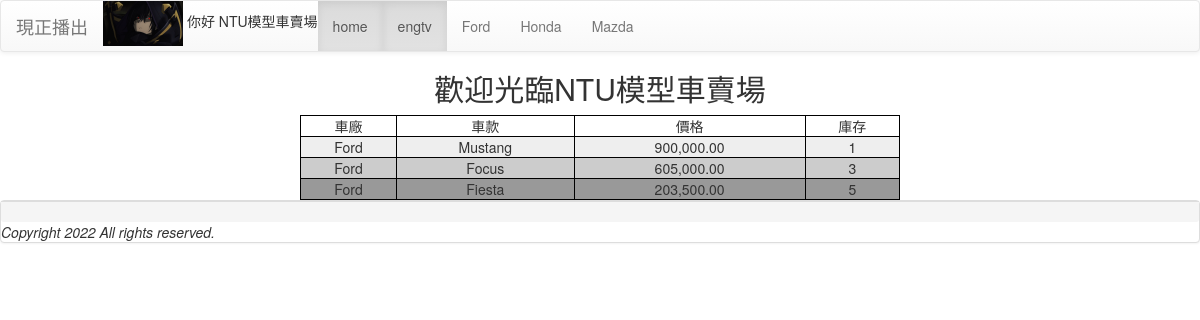
The app's page /carlist/ with its own data.
### mainsite/models.py (models this page shows, shortened)
class Car_list(models.Model):
    maker = (
        ('Ford', 'Ford'),
        ('Honda', 'Honda'),
        ('Mazda', 'Mazda')
    )
    model = [
        ('Ford', (
            ('Fiesta', 'Fiesta'),
            ('Focus', 'Focus'),
            ('Mustang', 'Mustang')
        )
        ),
        ('Honda', (
            ('Fit', 'Fit'),
            ('City', 'City'),
            ('NSX', 'NSX')
        )),
        ('Mazda',
         (
             ('Mazda3', 'Mazda3'),
             ('Mazda5', 'Mazda5'),
             ('Mazda6', 'Mazda6')
         )
         ),
    ]
    car_maker = models.CharField(max_length=20, choices=maker)
    car_model = models.CharField(max_length=20, choices=model)
    car_price = models.IntegerField()
    car_qty = models.IntegerField(default=0)

### mainsite/views.py (the view)
# urls.py: path('carlist/', views.carprice),
def carprice(request, maker=0):
    car_maker = Car_list.objects.values('car_maker').distinct()
    car_list = Car_list.objects.values('car_model', 'car_price', 'car_qty').filter(car_maker=car_maker[maker]['car_maker'])
    maker = maker
    maker_name = car_maker[maker]
    cars = car_list[maker]
    print(car_maker[maker])
    return render(request, 'carprice.html', locals())

### mainsite/templates/carprice.html (shortened to what this page needs)
{% extends "base.html" %}
{% block tvname %} NTU模型車賣場 {% endblock %}
{% block menu %}
<ul class='nav navbar-nav'>
    <li class='active'><a href='/'>home</a></li>
    <li class='active'><a href='/engtv'>engtv</a></li>
    {% for m in car_maker %}
    <li><a href="{% url 'carlist-url' forloop.counter0 %}">{{ m.car_maker }}</a></li>
    {% endfor %}
</ul>
{% endblock %}
{% block content %}
<div class='conatiner'>
<div id='tvcode' align='center'>
    <h2>歡迎光臨NTU模型車賣場</h2>
    {% if cars %}
    <table style="border: 1px solid black;width: 50%;">
        <tr  style="border: 1px solid black;">
            <td style="text-align: center;border: 1px solid black;">車廠</td>
            <td style="text-align: center;border: 1px solid black;">車款</td>
            <td style="text-align: center;border: 1px solid black;">價格</td>
            <td style="text-align: center;border: 1px solid black;">庫存</td>
        </tr>
        {% endif %}
        {% for c in car_list|dictsort:"car_qty" %}
        <tr bgcolor="{% cycle '#eeeeee' '#cccccc' '#999999' %}" style="border: 1px solid black;">
            <td style="text-align: center;border: 1px solid black;">{{ maker_name.car_maker }}</td>
            <td style="text-align: center;border: 1px solid black;">{{ c.car_model }}</td>
            {% load humanize %}
            <td style="text-align: center;border: 1px solid black;">{{ c.car_price | floatformat:2 | intcomma }}</td>
            <td style="text-align: center;border: 1px solid black;">{{ c.car_qty | intcomma }}</td>
        </tr>
        {% empty %}
        <h3>車廠<em>{{maker_name.car_maker}}</em>目前無庫存車</h3>
        {% endfor %}
        {% if cars %}
    </table>
    {% endif %}
</div>
</div>
{% endblock %}

### mainsite/templates/base.html (shortened to what this page needs)
<!DOCTYPE html>
<html>
<head>
    <link rel="stylesheet" href="https://maxcdn.bootstrapcdn.com/bootstrap/3.3.6/css/bootstrap.min.css"
>
    <link rel="stylesheet" href="https://maxcdn.bootstrapcdn.com/bootstrap/3.3.6/css/bootstrap-theme.min.css"
>
</head>
<body>
    <nav class='navbar navbar-default'>
        <div class='container-fluid'>
            <div class='navbar-header'>
                {% load static %}
                <img src="{% static 'images/logo.png' %}" width=80>
                {% if hour > 18 %}
                晚安
                {% elif hour < 10 %}
                早安
                {% else %}
                你好
                {% endif %}
                {% block tvname %}
                {% endblock %}
                <a class='navbar-brand' href='#'>現正播出{{tv.name}}</a>
            </div>
            {% block menu %}
            {% endblock %}
        </div>
    </nav>
    {% block content %}
    {% endblock %}
    <div class='panel panel-default'>
        <div class='panel-footer'><em>{{ now }}</div>
        {% include "footer.html" %}
    </div>
</body>
</html>

### mainsite/templates/footer.html
<em>Copyright 2022 All rights reserved.</em>

### records on screen
Car_list: car_maker "Ford", car_model "Mustang", car_price "900,000.00", car_qty "1"
Car_list: car_maker "Ford", car_model "Focus", car_price "605,000.00", car_qty "3"
Car_list: car_maker "Ford", car_model "Fiesta", car_price "203,500.00", car_qty "5"

### other values on screen
{{ m.car_maker }} "Ford" "Honda" "Mazda"
